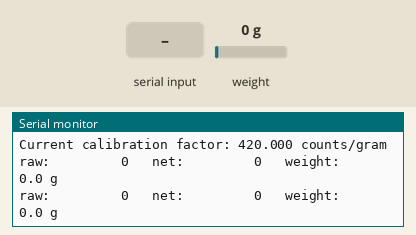
Bench run of a sketch on a simulated ESP32-C3. Parts: the last lines printed to the serial monitor. Inputs (shaded band) come from the test bench; at power-on: weight on the scale 0 g.

Above: at 5.2 s.
5.3 s: weight on the scale set to 100 g
At 5.9 s:
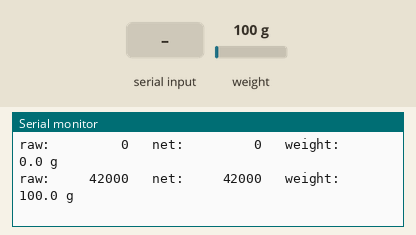
7.5 s: "+" received over Serial
At 7.9 s:
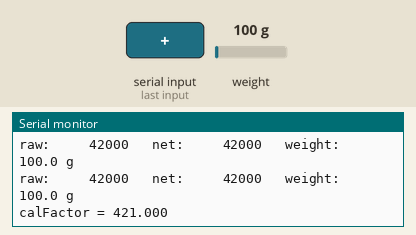
9.0 s: "t90\n" received over Serial
At 9.4 s:
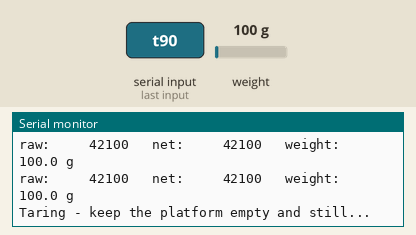
12.0 s: weight on the scale set to 1250 g
At 12.4 s:
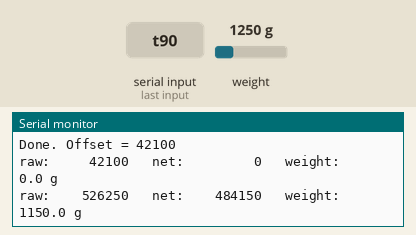
14.0 s: "t,45\n" received over Serial
At 16.4 s:
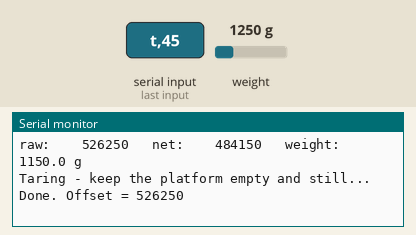
17.0 s: "c90\n" received over Serial
At 18.3 s:
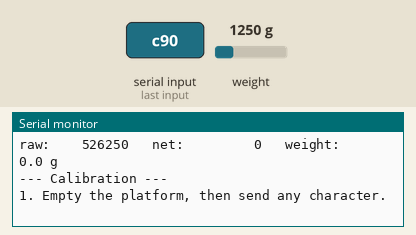

Measured:
- after the input at 5.3 s, the serial monitor: prints a new line after 0.21 s (image 1)
- after the input at 7.5 s, the serial monitor: prints a new line at once (image 2)
- after the input at 9.0 s, the serial monitor: prints a new line at once (image 3)
- after the input at 12.0 s, the serial monitor: prints a new line at once (image 4)
- after the input at 14.0 s, the serial monitor: prints a new line at once (image 5)
- after the input at 17.0 s, the serial monitor: prints a new line at once (image 6)

The sketch:

hx711_esp32c3_scale.ino
```cpp
/*
 * HX711 + 5 kg bar load cell on an ESP32-C3 Super Mini
 * -----------------------------------------------------
 * Library:  "HX711 Arduino Library" by Bogdan Necula (bogde)
 * Board:    ESP32C3 Dev Module
 * IMPORTANT board setting: Tools -> USB CDC On Boot -> Enabled
 *
 * Wiring
 *   Load cell red   -> HX711 E+
 *   Load cell black -> HX711 E-
 *   Load cell white -> HX711 A-
 *   Load cell green -> HX711 A+
 *   HX711 VCC -> ESP32 3V3      (NOT 5V - the DT line would be 5V logic)
 *   HX711 GND -> ESP32 GND
 *   HX711 DT  -> GPIO4
 *   HX711 SCK -> GPIO5
 *
 * Serial commands (115200 baud, Newline or No line ending both fine):
 *   t  tare (zero) with the platform empty
 *   c  calibrate: you'll be asked for the weight of a known object in grams
 *   +  increase calibration factor by 1
 *   -  decrease calibration factor by 1
 *   r  dump 10 raw ADC values (diagnostics)
 *   h  help
 */

#include "HX711.h"

// ---------------------------------------------------------------- config
const int DOUT_PIN = 4;
const int SCK_PIN  = 5;

// Raw ADC counts per gram. This is a starting guess only - run 'c' to find
// the real value for your cell, then paste it here so it survives a reboot.
float calFactor = 420.0;

const uint8_t SAMPLES = 5;      // readings averaged per displayed value
const uint32_t PRINT_MS = 500;  // how often to print

// ---------------------------------------------------------------- globals
HX711 scale;
uint32_t lastPrint = 0;

// ---------------------------------------------------------------- helpers
void printHelp() {
  Serial.println();
  Serial.println(F("Commands:  t = tare   c = calibrate   + / - = nudge factor"));
  Serial.println(F("           r = raw dump   h = help"));
  Serial.printf ("Current calibration factor: %.3f counts/gram\n\n", calFactor);
}

void doTare() {
  Serial.println(F("\nTaring - keep the platform empty and still..."));
  scale.tare(20);                     // average 20 readings for the zero point
  Serial.printf("Done. Offset = %ld\n\n", scale.get_offset());
}

void doRawDump() {
  Serial.println(F("\nRaw ADC values:"));
  for (int i = 0; i < 10; i++) {
    Serial.printf("  %ld\n", scale.read());
    delay(120);
  }
  Serial.println(F("Values near +8388607 or -8388608 mean the input is railed:"));
  Serial.println(F("check A+/A- and E+/E- wiring.\n"));
}

void doCalibrate() {
  Serial.println(F("\n--- Calibration ---"));
  Serial.println(F("1. Empty the platform, then send any character."));
  while (!Serial.available()) delay(10);
  while (Serial.available()) Serial.read();

  scale.tare(20);
  Serial.printf("   Zero set (offset = %ld)\n", scale.get_offset());

  Serial.println(F("2. Place a known weight on the platform."));
  Serial.println(F("3. Type its mass in GRAMS and press Enter:"));

  Serial.setTimeout(30000);
  float known = Serial.parseFloat();
  while (Serial.available()) Serial.read();

  if (known <= 0) {
    Serial.println(F("   No valid weight entered - calibration aborted.\n"));
    return;
  }

  long netCounts = scale.get_value(20);      // averaged, offset already removed
  calFactor = (float)netCounts / known;
  scale.set_scale(calFactor);

  Serial.printf("   Net counts: %ld for %.1f g\n", netCounts, known);
  Serial.printf("   New calibration factor: %.3f\n", calFactor);
  Serial.println(F("   Copy this into calFactor at the top of the sketch.\n"));
}

void handleCommand(char c) {
  switch (c) {
    case 't': doTare();      break;
    case 'c': doCalibrate(); break;
    case 'r': doRawDump();   break;
    case 'h': printHelp();   break;
    case '+': calFactor += 1; scale.set_scale(calFactor);
              Serial.printf("calFactor = %.3f\n", calFactor); break;
    case '-': calFactor -= 1; scale.set_scale(calFactor);
              Serial.printf("calFactor = %.3f\n", calFactor); break;
    default:  break;                          // ignore \r, \n, junk
  }
}

// ---------------------------------------------------------------- setup
void setup() {
  Serial.begin(115200);
  delay(2000);                    // let native USB CDC enumerate before printing
  Serial.println();
  Serial.println(F("=== HX711 load cell / ESP32-C3 Super Mini ==="));

  scale.begin(DOUT_PIN, SCK_PIN);

  if (scale.wait_ready_timeout(2000)) {
    Serial.println(F("HX711 detected."));
  } else {
    Serial.println(F("HX711 is NOT responding."));
    Serial.println(F("Check VCC (3V3), GND, DT->GPIO4, SCK->GPIO5."));
  }

  scale.set_scale(calFactor);
  doTare();
  printHelp();
}

// ---------------------------------------------------------------- loop
void loop() {
  while (Serial.available()) handleCommand((char)Serial.read());

  if (millis() - lastPrint >= PRINT_MS) {
    lastPrint = millis();

    if (!scale.is_ready()) return;

    long  raw   = scale.read_average(SAMPLES);
    float grams = (raw - scale.get_offset()) / calFactor;

    Serial.printf("raw: %9ld   net: %9ld   weight: %8.1f g\n",
                  raw, raw - scale.get_offset(), grams);
  }
}
```
